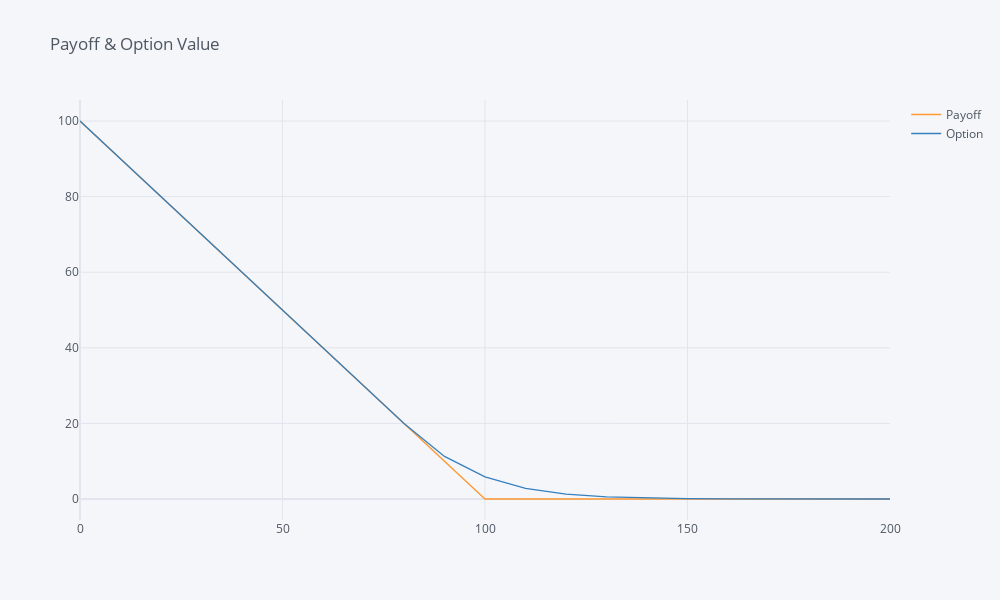

Notebook code cell kept with this figure:
### Code cell
# Plot option value and payoff
option_value_2D[['Payoff', 'Option']].iplot(title='Payoff & Option Value')

### Figure 1 — Plotly figure (JSON) as saved in the notebook; plotly's stock layout.template omitted (floating-point values rounded to 4 significant figures)
{"data": [{"line": {"color": "rgba(255, 153, 51, 1.0)", "dash": "solid", "shape": "linear", "width": 1.3}, "mode": "lines", "name": "Payoff", "text": "", "type": "scatter", "x": [0, 10, 20, 30, 40, 50, 60, 70, 80, 90, 100, 110, 120, 130, 140, 150, 160, 170, 180, 190, 200], "y": [100, 90, 80, 70, 60, 50, 40, 30, 20, 10, 0, 0, 0, 0, 0, 0, 0, 0, 0, 0, 0]}, {"line": {"color": "rgba(55, 128, 191, 1.0)", "dash": "solid", "shape": "linear", "width": 1.3}, "mode": "lines", "name": "Option", "text": "", "type": "scatter", "x": [0, 10, 20, 30, 40, 50, 60, 70, 80, 90, 100, 110, 120, 130, 140, 150, 160, 170, 180, 190, 200], "y": [100, 90, 80, 70, 60, 50, 40, 30, 20, 11.27, 5.859, 2.827, 1.276, 0.5443, 0.2208, 0.08567, 0.03191, 0.01142, 0.003907, 0.001179, 0]}], "layout": {"height": 600, "legend": {"bgcolor": "#F5F6F9", "font": {"color": "#4D5663"}}, "paper_bgcolor": "#F5F6F9", "plot_bgcolor": "#F5F6F9", "title": {"font": {"color": "#4D5663"}, "text": "Payoff & Option Value"}, "width": 1000, "xaxis": {"gridcolor": "#E1E5ED", "showgrid": true, "tickfont": {"color": "#4D5663"}, "title": {"font": {"color": "#4D5663"}, "text": ""}, "zerolinecolor": "#E1E5ED"}, "yaxis": {"gridcolor": "#E1E5ED", "showgrid": true, "tickfont": {"color": "#4D5663"}, "title": {"font": {"color": "#4D5663"}, "text": ""}, "zerolinecolor": "#E1E5ED"}}}
